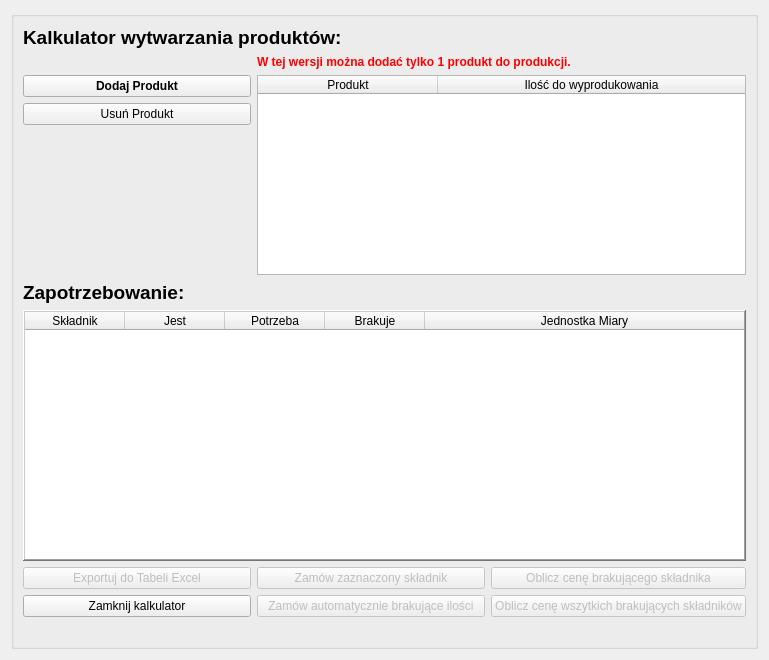
<?xml version="1.0" encoding="UTF-8"?>
<ui version="4.0">
 <class>Form</class>
 <widget class="QWidget" name="Form">
  <property name="geometry">
   <rect>
    <x>0</x>
    <y>0</y>
    <width>769</width>
    <height>660</height>
   </rect>
  </property>
  <property name="windowTitle">
   <string>Form</string>
  </property>
  <layout class="QGridLayout" name="gridLayout">
   <item row="0" column="1">
    <widget class="QGroupBox" name="groupBox">
     <property name="title">
      <string/>
     </property>
     <layout class="QGridLayout" name="gridLayout_2">
      <item row="3" column="0">
       <widget class="QPushButton" name="pushButtonRemoveProduct">
        <property name="text">
         <string>Usuń Produkt</string>
        </property>
       </widget>
      </item>
      <item row="8" column="0">
       <widget class="QPushButton" name="pushButtonExcel">
        <property name="enabled">
         <bool>false</bool>
        </property>
        <property name="text">
         <string>Exportuj do Tabeli Excel</string>
        </property>
       </widget>
      </item>
      <item row="9" column="0">
       <widget class="QPushButton" name="pushButtonExit">
        <property name="text">
         <string>Zamknij kalkulator</string>
        </property>
       </widget>
      </item>
      <item row="8" column="2">
       <widget class="QPushButton" name="pushButtonCalculateItemPrice">
        <property name="enabled">
         <bool>false</bool>
        </property>
        <property name="text">
         <string>Oblicz cenę brakującego składnika</string>
        </property>
       </widget>
      </item>
      <item row="8" column="1">
       <widget class="QPushButton" name="pushButtonOrderComponent">
        <property name="enabled">
         <bool>false</bool>
        </property>
        <property name="text">
         <string>Zamów zaznaczony składnik</string>
        </property>
       </widget>
      </item>
      <item row="6" column="0">
       <widget class="QLabel" name="label_3">
        <property name="font">
         <font>
          <pointsize>14</pointsize>
          <weight>75</weight>
          <bold>true</bold>
         </font>
        </property>
        <property name="text">
         <string>Zapotrzebowanie:</string>
        </property>
       </widget>
      </item>
      <item row="7" column="0" colspan="3">
       <widget class="QTableWidget" name="tableWidgetNeed">
        <property name="enabled">
         <bool>true</bool>
        </property>
        <property name="frameShape">
         <enum>QFrame::WinPanel</enum>
        </property>
        <property name="frameShadow">
         <enum>QFrame::Raised</enum>
        </property>
        <property name="lineWidth">
         <number>4</number>
        </property>
        <property name="midLineWidth">
         <number>2</number>
        </property>
        <property name="autoScroll">
         <bool>true</bool>
        </property>
        <property name="editTriggers">
         <set>QAbstractItemView::AnyKeyPressed|QAbstractItemView::DoubleClicked|QAbstractItemView::EditKeyPressed</set>
        </property>
        <property name="selectionMode">
         <enum>QAbstractItemView::NoSelection</enum>
        </property>
        <property name="selectionBehavior">
         <enum>QAbstractItemView::SelectRows</enum>
        </property>
        <attribute name="horizontalHeaderCascadingSectionResizes">
         <bool>true</bool>
        </attribute>
        <attribute name="horizontalHeaderDefaultSectionSize">
         <number>100</number>
        </attribute>
        <attribute name="horizontalHeaderStretchLastSection">
         <bool>true</bool>
        </attribute>
        <attribute name="verticalHeaderVisible">
         <bool>false</bool>
        </attribute>
        <attribute name="verticalHeaderCascadingSectionResizes">
         <bool>false</bool>
        </attribute>
        <attribute name="verticalHeaderStretchLastSection">
         <bool>false</bool>
        </attribute>
        <column>
         <property name="text">
          <string>Składnik</string>
         </property>
        </column>
        <column>
         <property name="text">
          <string>Jest</string>
         </property>
        </column>
        <column>
         <property name="text">
          <string>Potrzeba</string>
         </property>
        </column>
        <column>
         <property name="text">
          <string>Brakuje</string>
         </property>
        </column>
        <column>
         <property name="text">
          <string>Jednostka Miary</string>
         </property>
        </column>
       </widget>
      </item>
      <item row="12" column="0" colspan="3">
       <widget class="QLabel" name="labelError">
        <property name="text">
         <string/>
        </property>
       </widget>
      </item>
      <item row="9" column="1">
       <widget class="QPushButton" name="pushButtonOrderAllMissingComponents">
        <property name="enabled">
         <bool>false</bool>
        </property>
        <property name="text">
         <string>Zamów automatycznie brakujące ilości</string>
        </property>
       </widget>
      </item>
      <item row="0" column="0" colspan="2">
       <widget class="QLabel" name="label">
        <property name="font">
         <font>
          <pointsize>14</pointsize>
          <weight>75</weight>
          <bold>true</bold>
         </font>
        </property>
        <property name="text">
         <string>Kalkulator wytwarzania produktów:</string>
        </property>
       </widget>
      </item>
      <item row="2" column="0">
       <widget class="QPushButton" name="pushButtonAddProduct">
        <property name="font">
         <font>
          <weight>75</weight>
          <bold>true</bold>
         </font>
        </property>
        <property name="text">
         <string>Dodaj Produkt</string>
        </property>
       </widget>
      </item>
      <item row="9" column="2">
       <widget class="QPushButton" name="pushButtonCalculateAllPrice">
        <property name="enabled">
         <bool>false</bool>
        </property>
        <property name="text">
         <string>Oblicz cenę wszytkich brakujących składników</string>
        </property>
       </widget>
      </item>
      <item row="2" column="1" rowspan="3" colspan="2">
       <widget class="QTableWidget" name="tableWidgetWant">
        <property name="minimumSize">
         <size>
          <width>0</width>
          <height>200</height>
         </size>
        </property>
        <property name="alternatingRowColors">
         <bool>true</bool>
        </property>
        <property name="selectionMode">
         <enum>QAbstractItemView::SingleSelection</enum>
        </property>
        <property name="selectionBehavior">
         <enum>QAbstractItemView::SelectRows</enum>
        </property>
        <attribute name="horizontalHeaderCascadingSectionResizes">
         <bool>true</bool>
        </attribute>
        <attribute name="horizontalHeaderDefaultSectionSize">
         <number>180</number>
        </attribute>
        <attribute name="horizontalHeaderStretchLastSection">
         <bool>true</bool>
        </attribute>
        <attribute name="verticalHeaderVisible">
         <bool>false</bool>
        </attribute>
        <attribute name="verticalHeaderMinimumSectionSize">
         <number>30</number>
        </attribute>
        <column>
         <property name="text">
          <string>Produkt</string>
         </property>
        </column>
        <column>
         <property name="text">
          <string>Ilość do wyprodukowania</string>
         </property>
        </column>
       </widget>
      </item>
      <item row="1" column="1" colspan="2">
       <widget class="QLabel" name="label_2">
        <property name="font">
         <font>
          <weight>75</weight>
          <bold>true</bold>
         </font>
        </property>
        <property name="styleSheet">
         <string notr="true">color: rgb(255, 0, 0);</string>
        </property>
        <property name="text">
         <string>W tej wersji można dodać tylko 1 produkt do produkcji.</string>
        </property>
       </widget>
      </item>
     </layout>
    </widget>
   </item>
  </layout>
 </widget>
 <resources/>
 <connections/>
</ui>
